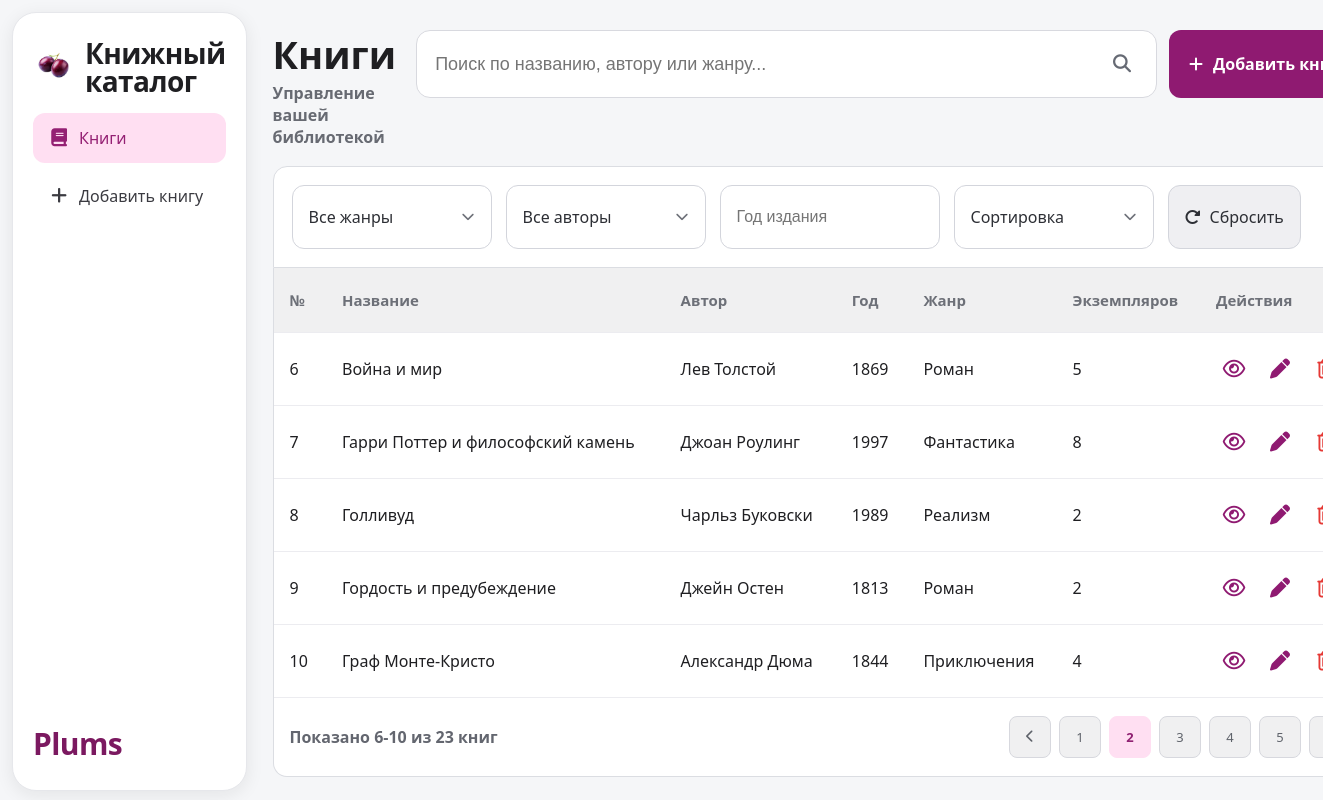
The app's page /?sort=title_asc&page=2 with its own data.
### tables this page shows
CREATE TABLE books (
                id INTEGER PRIMARY KEY AUTOINCREMENT,
                title TEXT NOT NULL,
                author TEXT NOT NULL,
                year INTEGER NOT NULL,
                genre TEXT NOT NULL,
                copies INTEGER NOT NULL DEFAULT 0
            , description TEXT NOT NULL DEFAULT '');

### app.py (the view)
@app.get("/")
def index():
    return render_template("index.html", **build_index_context(request.args))

### app.py (called while the page is built)
@app.template_global()
def filter_url(endpoint: str, filter_query: dict | None = None, **kwargs: Any) -> str:
    params: Dict[str, Any] = dict(filter_query or {})
    params.update(kwargs)
    return url_for(endpoint, **params)

def _ensure_data_dir() -> None:
    DB_FILE.parent.mkdir(parents=True, exist_ok=True)

def get_connection() -> sqlite3.Connection:
    _ensure_data_dir()
    conn = sqlite3.connect(DB_FILE)
    conn.row_factory = sqlite3.Row
    return conn

def _ensure_description_column(conn: sqlite3.Connection) -> None:
    columns = {row["name"] for row in conn.execute("PRAGMA table_info(books)")}
    if "description" not in columns:
        conn.execute("ALTER TABLE books ADD COLUMN description TEXT NOT NULL DEFAULT ''")

def _ensure_copies_table(conn: sqlite3.Connection) -> None:
    conn.execute(
        """
        CREATE TABLE IF NOT EXISTS book_copies (
            id INTEGER PRIMARY KEY AUTOINCREMENT,
            book_id INTEGER NOT NULL,
            copy_num INTEGER NOT NULL,
            inventory_no TEXT NOT NULL,
            status TEXT NOT NULL DEFAULT 'available',
            issued_at TEXT,
            UNIQUE(book_id, copy_num)
        )
        """
    )

def init_db() -> None:
    with get_connection() as conn:
        conn.execute(
            """
            CREATE TABLE IF NOT EXISTS books (
                id INTEGER PRIMARY KEY AUTOINCREMENT,
                title TEXT NOT NULL,
                author TEXT NOT NULL,
                year INTEGER NOT NULL,
                genre TEXT NOT NULL,
                copies INTEGER NOT NULL CHECK (copies >= 0),
                description TEXT NOT NULL DEFAULT ''
            )
            """
        )
        _ensure_description_column(conn)
        _ensure_copies_table(conn)

def load_books() -> List[Book]:
    init_db()
    with get_connection() as conn:
        rows = conn.execute(
            "SELECT id, title, author, year, genre, copies, description FROM books"
        ).fetchall()
    return [
        Book(
            id=row["id"],
            title=row["title"],
            author=row["author"],
            year=row["year"],
            genre=row["genre"],
            copies=row["copies"],
            description=row["description"] or "",
        )
        for row in rows
    ]

def parse_int(value: str, default: int = 0) -> int:
    try:
        return int(value)
    except (TypeError, ValueError):
        return default

### templates/index.html (shortened to what this page needs)
{% extends "base.html" %}
{% block content %}
<div class="desktop-only">
  <div class="top-bar">
    <div class="top-title">
      <h1>Книги</h1>
      <p>Управление вашей библиотекой</p>
    </div>
    <div class="top-actions">
      <form class="search-form" method="get" action="{{ url_for('index') }}">
        <input
          type="text"
          name="q"
          class="search-input"
          placeholder="Поиск по названию, автору или жанру..."
          value="{{ filters.q }}"
        />
        <button type="submit" class="icon-btn" aria-label="Искать">
          <i class="fa-solid fa-magnifying-glass"></i>
        </button>
      </form>
      <a class="add-btn" href="{{ url_for('new_book') }}">
        <i class="fa-solid fa-plus"></i>
        Добавить книгу
      </a>
    </div>
  </div>
</div>
<div class="filters-wrap" id="filters-wrap">
  <div class="filters-panel">
    <form class="filters" method="get" action="{{ url_for('index') }}" id="filters-form">
    <div class="filter-dropdown" data-filter="genre">
      <button type="button" class="filter-dropdown-trigger" aria-expanded="false">
        <span class="filter-dropdown-text">{{ filters.genre if filters.genre else 'Все жанры' }}</span>
        <i class="fa-solid fa-chevron-down"></i>
      </button>
    </div>
    <div class="filter-dropdown" data-filter="author">
      <button type="button" class="filter-dropdown-trigger" aria-expanded="false">
        <span class="filter-dropdown-text">{{ filters.author if filters.author else 'Все авторы' }}</span>
        <i class="fa-solid fa-chevron-down"></i>
      </button>
    </div>
    <input type="text" name="year" placeholder="Год издания" value="{{ filters.year }}" />
    <div class="filter-dropdown" data-filter="sort">
      <button type="button" class="filter-dropdown-trigger" aria-expanded="false">
        <span class="filter-dropdown-text">Сортировка</span>
        <i class="fa-solid fa-chevron-down"></i>
      </button>
    </div>
    <a class="reset-btn" href="{% if filters.q %}{{ url_for('index', q=filters.q) }}{% else %}{{ url_for('index') }}{% endif %}">
      <i class="fa-solid fa-rotate-right"></i>Сбросить
    </a>
    </form>
  </div>
</div>
<div class="table-container desktop-only">
  {% if books %}
  <table>
    <thead>
      <tr>
        <th>№</th>
        <th>Название</th>
        <th>Автор</th>
        <th>Год</th>
        <th>Жанр</th>
        <th>Экземпляров</th>
        <th>Действия</th>
      </tr>
    </thead>
    <tbody>
      {% for book in books %}
      <tr>
        <td>{{ pagination.start + loop.index0 }}</td>
        <td>{{ book.title }}</td>
        <td>{{ book.author }}</td>
        <td>{{ book.year }}</td>
        <td>{{ book.genre }}</td>
        <td>{{ book.copies }}</td>
        <td class="actions">
          <a href="{{ filter_url('view_book', filter_query, book_id=book.id) }}" title="Просмотр"><i class="fa-regular fa-eye"></i></a>
          <a href="{{ filter_url('edit_book', filter_query, book_id=book.id) }}" title="Редактировать"><i class="fa-solid fa-pen"></i></a>
          <a href="{{ filter_url('confirm_delete_book', filter_query, book_id=book.id) }}" title="Удалить" class="delete-link"><i class="fa-regular fa-trash-can"></i></a>
        </td>
      </tr>
      {% endfor %}
    </tbody>
  </table>
  <div class="pagination">
    <span>Показано {{ pagination.start }}-{{ pagination.end }} из {{ pagination.total_books }} книг</span>
    <div class="pages">
      {% if pagination.has_prev %}
      <a href="{{ filter_url('index', filter_query, page=pagination.page - 1) }}">
        <i class="fa-solid fa-chevron-left"></i>
      </a>
      {% else %}
      <span class="page-disabled"><i class="fa-solid fa-chevron-left"></i></span>
      {% endif %}
      {% for p in range(1, pagination.total_pages + 1) %}
      <a href="{{ filter_url('index', filter_query, page=p) }}" class="{% if p == pagination.page %}active-page{% endif %}">
        {{ p }}
      </a>
      {% endfor %}
      {% if pagination.has_next %}
      <a href="{{ filter_url('index', filter_query, page=pagination.page + 1) }}">
      </a>
      {% else %}
      <span class="page-disabled"><i class="fa-solid fa-chevron-right"></i></span>
      {% endif %}
    </div>
  </div>
  {% endif %}
</div>
{% endblock %}

### static/styles.css (style rules this page uses)
* { margin: 0; padding: 0; box-sizing: border-box; }
body { font-family: "Segoe UI", Arial, sans-serif; background: #f5f6f8; color: #1f1f22; font-size: 16px; }
.top-bar { display: flex; justify-content: space-between; align-items: flex-start; margin-bottom: 18px; gap: 20px; }
.top-title { margin-top: 4px; }
.top-bar h1 { font-size: 38px; line-height: 1.1; margin-bottom: 6px; }
.top-bar p { color: #676a72; font-size: 16px; font-weight: 600; }
.top-actions { display: flex; align-items: stretch; gap: 12px; }
.search-form { width: min(920px, 56vw); height: 68px; border: 1px solid #d8d9df; border-radius: 14px; background: #fff; display: flex; align-items: center; padding: 0 10px 0 18px; }
.search-form input { flex: 1; border: none; font-size: 18px; background: transparent; color: #2e2f35; }
.icon-btn { height: 48px; width: 48px; border: none; background: transparent; color: #666a74; cursor: pointer; font-size: 18px; flex-shrink: 0; }
.add-btn { background: #8f1a71; color: #fff; border: none; border-radius: 12px; padding: 0 20px; min-height: 68px; font-size: 16px; font-weight: 700; cursor: pointer; display: inline-flex; align-items: center; gap: 10px; text-decoration: none; white-space: nowrap; }
.filters { background: #fff; padding: 18px; border-radius: 14px 14px 0 0; display: flex; gap: 14px; margin-bottom: 0; border: 1px solid #dbdde2; flex-wrap: wrap; }
.filters input, .filter-dropdown-trigger, .apply-btn, .reset-btn { min-height: 64px; padding: 12px 16px; border-radius: 12px; border: 1px solid #d3d5dc; background: #fff; font-size: 16px; color: #2d2f35; }
.filters input { min-width: 220px; width: 220px; }
.filter-dropdown { position: relative; min-width: 200px; }
.filter-dropdown-trigger { width: 100%; min-width: 200px; display: inline-flex; align-items: center; justify-content: space-between; gap: 12px; cursor: pointer; font-family: inherit; white-space: nowrap; }
.filter-dropdown-trigger i { font-size: 13px; color: #6d7078; transition: transform 0.2s; }
.reset-btn { text-decoration: none; display: inline-flex; align-items: center; gap: 9px; background: #efeff2; cursor: pointer; }
.table-container { background: #fff; border-radius: 0 0 14px 14px; overflow: hidden; border: 1px solid #dbdde2; border-top: none; }
table { width: 100%; border-collapse: collapse; }
thead { background: #f0f0f1; }
th, td { padding: 22px 16px; text-align: left; font-size: 16px; }
th { color: #6d7078; font-size: 15px; font-weight: 600; }
tbody tr { border-top: 1px solid #ececf0; }
.actions { display: flex; align-items: center; gap: 10px; }
.actions a { color: #8f1a71; text-decoration: none; font-size: 20px; width: 36px; text-align: center; }
.actions a.delete-link { color: #e53935; }
.danger-btn, .delete-link { background: transparent; color: #e53935; border: none; font-size: 22px; padding: 4px; cursor: pointer; text-decoration: none; display: inline-flex; align-items: center; justify-content: center; width: 36px; }
.pagination { display: flex; justify-content: space-between; align-items: center; padding: 18px 16px; border-top: 1px solid #ececf0; }
.pagination span { color: #63666f; font-size: 16px; font-weight: 600; }
.pages { display: flex; gap: 8px; align-items: center; }
.pages a, .page-disabled { width: 42px; height: 42px; border: 1px solid #d7d8de; border-radius: 8px; background: #f0f0f1; display: inline-flex; align-items: center; justify-content: center; text-decoration: none; cursor: pointer; font-size: 13px; color: #5f636b; }
.active-page { background: #ffdff2 !important; color: #902172 !important; font-weight: bold; border-color: #ffdff2 !important; }
@media (min-width: 769px) { .filters-wrap .filters-panel { display: block; } }
@media (min-width: 769px) { .filters-wrap .filters { display: flex !important; } }

### records on screen
books: start "6", title "Война и мир", author "Лев Толстой", year "1869", genre "Роман", copies "5"
books: start "7", title "Гарри Поттер и философский камень", author "Джоан Роулинг", year "1997", genre "Фантастика", copies "8"
books: start "8", title "Голливуд", author "Чарльз Буковски", year "1989", genre "Реализм", copies "2"
books: start "9", title "Гордость и предубеждение", author "Джейн Остен", year "1813", genre "Роман", copies "2"
books: start "10", title "Граф Монте-Кристо", author "Александр Дюма", year "1844", genre "Приключения", copies "4"

### other values on screen
{{ filters.genre if filters.genre else 'Все жанры' }} "Все жанры"
{{ filters.author if filters.author else 'Все авторы' }} "Все авторы"
{{ pagination.start }} "6"
{{ pagination.end }} "10"
{{ pagination.total_books }} "23"
{{ p }} "1" "2" "3" "4" "5"
